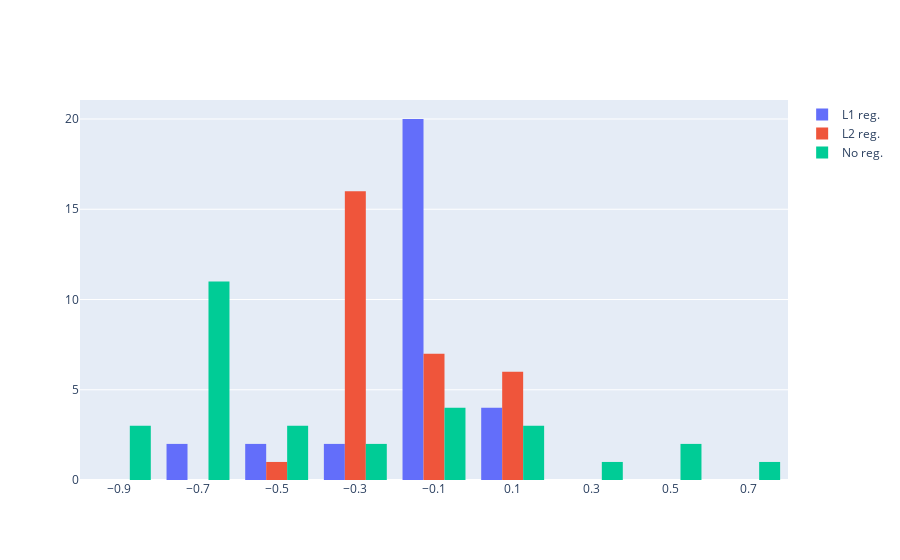

Here is the notebook cell this chart was saved with:
### Code cell
fig = go.Figure(data=go.Histogram(x=weight_L1, name='L1 reg.'))
fig.add_traces(go.Histogram(x=weight_L2, name='L2 reg.'))
fig.add_traces(go.Histogram(x=weight, name='No reg.'))
fig
